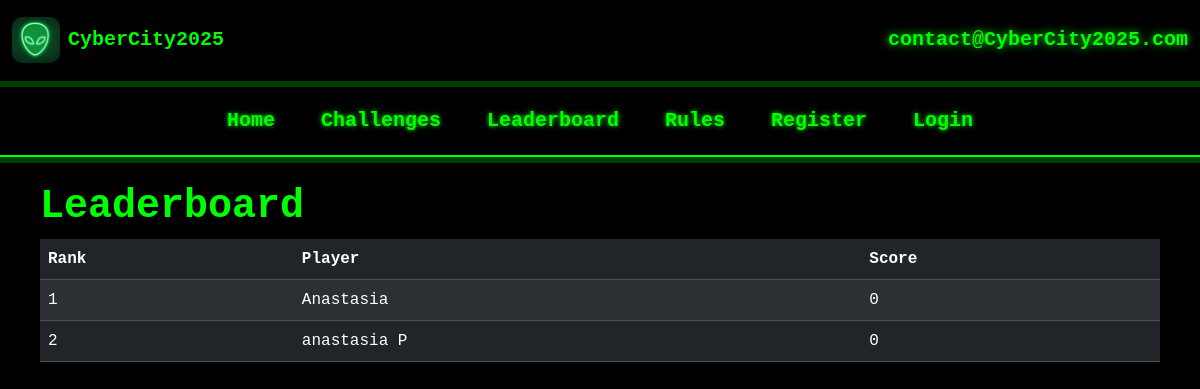
The page /leaderboard on the database as committed earlier.
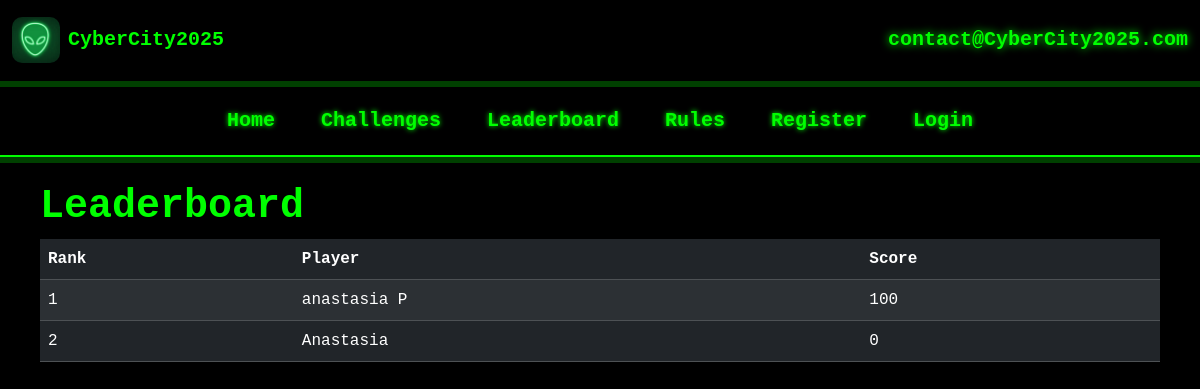
The same page on the database as committed later.
### models.py (models this page shows, shortened)
class User(UserMixin, db.Model):
    id = db.Column(db.Integer, primary_key=True)
    email_address = db.Column(db.String(255), unique=True)
    name = db.Column(db.String(255))
    password_hash = db.Column(db.String(255))
    user_level = db.Column(db.Integer)
    score = db.Column(db.Integer, default=0)
    active = db.Column(db.Boolean)

### app.py (the view)
@app.route('/leaderboard')
def leaderboard():
    users = User.query.order_by(User.score.desc()).limit(10).all()
    return render_template("leaderboard.html", title="Leaderboard", users=users, user=current_user)

### templates/leaderboard.html
{% extends "base.html" %}
{% block rowOneContent %}
<h1 style="color: #00FF00; font-family: monospace; font-weight: bold;">Leaderboard</h1>
<table class="table table-dark table-striped" style="color: #00FF00; font-family: monospace;">
  <thead>
    <tr>
      <th>Rank</th>
      <th>Player</th>
      <th>Score</th>
    </tr>
  </thead>
  <tbody>
    {% for user in users %}
    <tr>
      <td>{{ loop.index }}</td>
      <td>{{ user.name }}</td>
      <td>{{ user.score }}</td>
    </tr>
    {% endfor %}
  </tbody>
</table>
{% endblock %}

### templates/base.html (shortened to what this page needs)
<!DOCTYPE html>
<html lang="en">
<head>
  <link rel="stylesheet" href="/static/css/bootstrap.css" />
  <link rel="stylesheet" href="/static/site.css" />
</head>
<body>
  <section class="section-above-navbar"
    style="background-color: #000; padding: 10px 0; height: 80px; margin-bottom: 1px;">
    <div class="container-fluid h-100">
      <div class="row align-items-center justify-content-between h-100">
        <div class="col-md-auto d-flex align-items-center">
          <img src="/static/images/logo1.png" alt="Logo" class="img-fluid" style="max-width: 4vw; height: auto; filter: brightness(1) invert(0);" />
          <p class="fs-5 mb-0 ms-2" style="color: #00FF00; font-family: monospace; font-weight: bold;">CyberCity2025</p>
        </div>
        <div class="col-md-auto">
         <p class="fs-5 mb-0 text-end" style="color: #00FF00; font-family: 'Courier New', Courier, monospace; font-weight: 600; text-shadow: 0 0 8px #00FF00;">
  contact@CyberCity2025.com
</p>
        </div>
      </div>
    </div>
  </section>
  <hr class="horizontal-line" />
  <nav class="navbar navbar-expand-lg">
    <div class="container-fluid">
      <div class="collapse navbar-collapse justify-content-center" id="navbarNavAltMarkup">
        <div class="navbar-nav text-center">
          <a class="nav-link active" aria-current="page" href="/">Home</a>
          <a class="nav-link" href="/challenges">Challenges</a>
          <a class="nav-link" href="/leaderboard">Leaderboard</a>
          <a class="nav-link" href="/rules">Rules</a>
          {% if user.is_anonymous %}
          <a class="nav-link" href="/register">Register</a>
          <a class="nav-link" href="/login">Login</a>
          {% else %}
          <a class="nav-link" href="/logout">Logout</a>
          {% endif %}
        </div>
      </div>
    </div>
  </nav>
  <hr class="horizontal-line" />
  <div class="container-fluid" style="padding: 20px 40px;">
    <div class="row">
      <div class="col">
        {% block rowOneContent %}{% endblock %}
      </div>
    </div>
  </div>
</body>
</html>

### static/site.css (style rules this page uses)
body { background-color: #000000; color: #00FF00; font-family: 'Courier New', Courier, monospace; margin: 0; padding: 0; }
h1, h2, h3, p, ul, li { color: #00FF00; }
.navbar { background-color: #000000 !important; height: 70px !important; display: flex; justify-content: center; border-bottom: 2px solid #00FF00; }
.navbar a.nav-link { color: #00FF00 !important; font-size: 20px !important; margin: 0 15px; transition: all 0.3s ease; text-shadow: 0 0 5px #00FF00; font-weight: 600; }
.horizontal-line { border-top: 3px solid #00FF00; border-bottom: 3px solid #00FF00; color: #00FF00; margin: 0; }
img { max-width: 100%; height: auto; border-radius: 10px; }
a { color: #00FF00; text-decoration: none; font-weight: 600; }

Rows that differ between the two databases and show on the page:
changed User "anastasia P": score "0" → "100"; moves up the list
